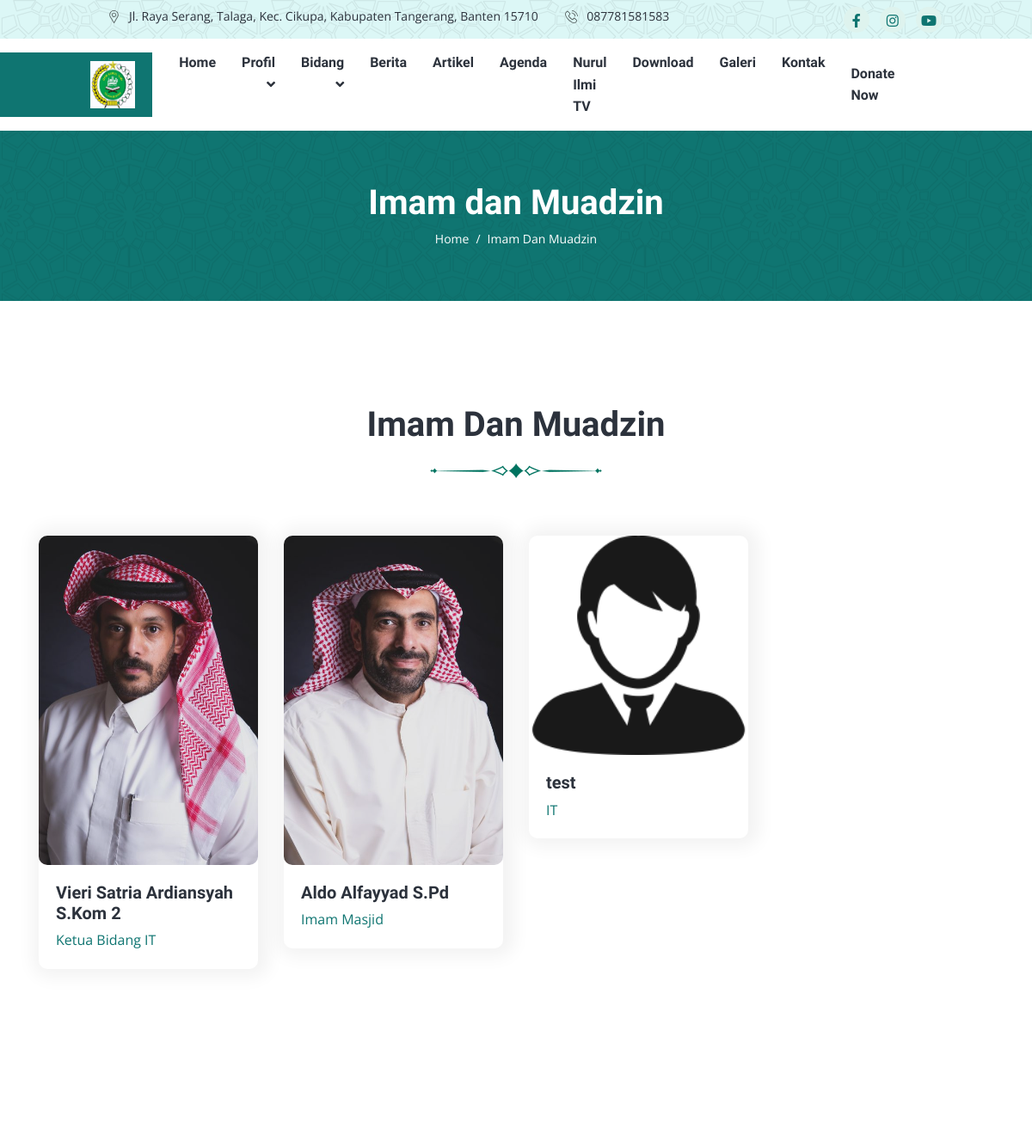
The app's page /index.php/imam (upper part), older data.
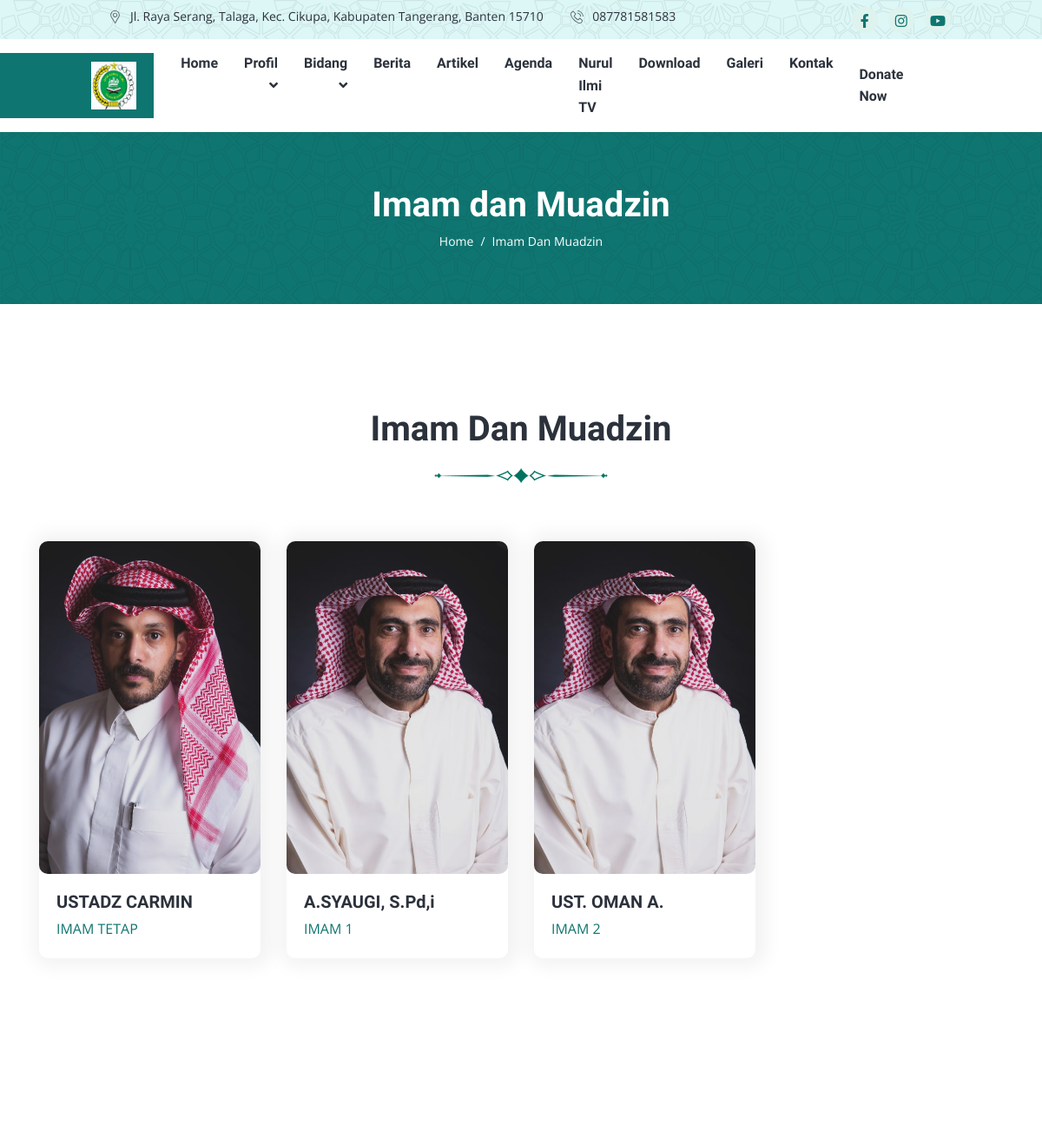
The same page, newer data.
### tables this page shows
CREATE TABLE `tbl_setting` (
  `id_setting` int(11) NOT NULL,
  `id_jadwal` int(11) NOT NULL,
  `nama_masjid` varchar(100) NOT NULL,
  `alamat` text NOT NULL,
  `no_hp` varchar(14) NOT NULL,
  `link_alamat` text NOT NULL,
  `email` text NOT NULL,
  `logo` text NOT NULL,
  `banner1` text NOT NULL,
  `banner2` text NOT NULL,
  `banner3` text NOT NULL,
  `judul1` varchar(100) NOT NULL,
  `judul2` varchar(100) NOT NULL,
  `judul3` varchar(100) NOT NULL,
  `sosmed1` text NOT NULL,
  `sosmed2` text NOT NULL,
  `sosmed3` text NOT NULL,
  `ayat_quran` varchar(100) NOT NULL,
  `artinya` text NOT NULL,
  `surah` varchar(100) NOT NULL
);

CREATE TABLE `tbl_imam` (
  `id_imam` int(11) NOT NULL,
  `nama` varchar(100) NOT NULL,
  `jabatan` varchar(100) NOT NULL,
  `foto` text NOT NULL,
  `link1` text NOT NULL,
  `link2` text NOT NULL,
  `link3` text NOT NULL,
  `tanggal` timestamp NOT NULL DEFAULT current_timestamp(),
  `alamat` text NOT NULL
);

### application/controllers/Imam.php (called while the page is built, shortened)
<?php
class Imam extends CI_Controller {
    public function __construct()
	{
		$this->load->model('Imam_model', 'imam');
		$this->load->model('Setting_model', 'setting');
	}
	public function index()
	{
        $data = [
            'judul' => 'Imam & Muadzin',
            'title' => 'Imam & Muadzin - Masjid Nurul Ilmi',
            'menu'  => 'imam',
            'data_imam' => $this->imam->getDataImam(),
			'data_setting' => $this->setting->getDataSetting()
        ];
		$this->load->view('webpage/v_imam', $data);
	}
}

### index.php (called while the page is built, shortened)
<?php
require_once BASEPATH.'core/CodeIgniter.php';

### application/models/Imam_model.php (called while the page is built, shortened)
<?php
class Imam_model extends CI_Model {
	var $table = 'tbl_imam';
    public function getDataImam()
	{
		return $this->db->get($this->table)->result();
	}
}

### application/models/Setting_model.php (called while the page is built, shortened)
<?php
class Setting_model extends CI_Model {
    public function getDataSetting()
	{
        $this->db->select('a.*, b.*');
        $this->db->from('tbl_setting a');
        $this->db->join('tbl_jadwal b', 'b.id_jadwal = a.id_jadwal', 'left');
		return $this->db->get()->result();
	}
}

### application/views/webpage/v_imam.php (the view, shortened to what this page needs)
<!DOCTYPE html>
<html lang="en">
<head>
    <link rel="stylesheet" href="https://cdnjs.cloudflare.com/ajax/libs/font-awesome/6.5.1/css/all.min.css"
 />
    <link rel="stylesheet" href="<?= base_url('frontend/') ?>assets/css/app.min.css">
</head>
<body>
    <header class="header-area">
        <?php $this->load->view('layout/header.php') ?>
    </header>
    <div class="page-title-area py-lg-6 py-5 bg-image-pattern">
        <div class="container">
            <div class="page-title-wrapper text-center">
                <h1 class="text-white mb-2">Imam dan Muadzin</h1>
                <nav class="page-breadcrumb">
                    <ol class="breadcrumb">
                        <li class="breadcrumb-item"><a href='<?= base_url('home') ?>'>Home</a></li>
                        <li class="breadcrumb-item active">Imam Dan Muadzin</li>
                    </ol>
                </nav>
            </div>
        </div>
    </div>
    <div class="team-area py-lg-10 py-8">
        <div class="container">
            <div class="section-title text-center mb-4">
                <h2 class="h1">Imam Dan Muadzin</h2>
            </div>
            <?php if(!empty($data_imam)) : ?>
            <div class="row">
                <?php foreach($data_imam as $imam) : ?>
                <div class="col-sm-6 col-lg-3">
                    <div class="team-item mt-4">
                        <div class="team-image">
                            <?php if(!empty($imam->foto)) : ?>
                            <img src="<?= base_url('upload/imam/'.$imam->foto) ?>" alt="title">
                            <?php else: ?>
                            <img src="<?= base_url('upload/default.png') ?>" alt="">
                            <?php endif; ?>
                        </div>
                        <div class="team-content">
                            <h5><?= $imam->nama ?></h5>
                            <span class="text-primary"><?= $imam->jabatan ?></span>
                        </div>
                    </div>
                </div>
                <?php endforeach; ?>
            </div>
            <?php else: ?>
            <h3 class="text-center text-danger">"Data Imam Dan Muadzin Belum Ada"</h3>
            <?php endif; ?>
        </div>
    </div>
    <?php $this->load->view('layout/footer') ?>
</body>
</html>

### application/views/layout/header.php (shortened to what this page needs)
<div class="header-top bg-light bg-image-pattern px-xl-8 py-2">
    <div class="container">
        <div class="header-top-wrapper">
            <?php foreach($data_setting as $setting) : ?>
            <ul class="navbar-address list-inline m-0">
                <li class="list-inline-item"><span class="icon"><img
                            src="<?= base_url('frontend/') ?>assets/images/location-icon.svg"
                            alt="title"></span><?= strip_tags(character_limiter($setting->alamat, 70)); ?></li>
                <li class="list-inline-item"><span class="icon"><img
                            src="<?= base_url('frontend/') ?>assets/images/phone-icon.svg"
                            alt="title"></span><?= $setting->no_hp ?>
                </li>
            </ul>
            <ul class="navbar-social list-inline m-0">
                <li class="list-inline-item"><a href="<?= $setting->sosmed1 ?>"><i class="fab fa-facebook-f"></i></a>
                </li>
                <li class="list-inline-item"><a href="<?= $setting->sosmed2 ?>"><i class="fab fa-instagram"></i></a>
                </li>
                <li class="list-inline-item"><a href="<?= $setting->sosmed3 ?>"><i class="fab fa-youtube"></i></a>
                </li>
            </ul>
            <?php endforeach; ?>
        </div>
    </div>
</div>
<div class="header-bottom bg-white px-xl-8">
    <nav class="container">
        <div class="header-navbar navbar navbar-expand-lg">
            <?php foreach($data_setting as $setting) : ?>
            <a class='navbar-brand' target="_blank" href="<?= base_url('upload/setting/'.$setting->logo) ?>"><img
                    src="<?= base_url('upload/setting/'.$setting->logo) ?>" alt="images"></a>
            <?php endforeach; ?>
            <div class="collapse navbar-collapse" id="navbar-menu">
                <nav class="navbar-meanmenu">
                    <ul class="navbar-nav ms-auto">
                        <li class="nav-item"> <a class='nav-link' href="<?= base_url('home') ?>">Home</a></li>
                        <li class="nav-item">
                            <a class='nav-link toogler' href='#'> Profil </a>
                        </li>
                        <li class="nav-item">
                            <a class='nav-link toogler' href="#" id="bidang"> Bidang </a>
                        </li>
                        <li class="nav-item"> <a class='nav-link'
                                href='<?= base_url('blog/kategori/berita') ?>'>Berita</a></li>
                        <li class="nav-item"> <a class='nav-link' href="<?= base_url('blog') ?>">Artikel</a>
                        </li>
                        <li class="nav-item"> <a class='nav-link' href="<?= base_url('agenda') ?>">Agenda</a>
                        </li>
                        <li class="nav-item"> <a class='nav-link' href="<?= base_url('video') ?>">Nurul Ilmi
                                TV</a></li>
                        <li class="nav-item"> <a class='nav-link' href="<?= base_url('download') ?>">Download</a></li>
                        <li class="nav-item"> <a class='nav-link' href="<?= base_url('galeri') ?>">Galeri</a></li>
                        <li class="nav-item"> <a class='nav-link' href="<?= base_url('kontak') ?>">Kontak</a>
                        </li>
                    </ul>
                </nav>
                <ul class="navbar-nav align-items-center ms-auto">
                    <li class="nav-item">
                        <a class='nav-link me-4' href="#" id="donate">Donate Now</a>
                    </li>
                </ul>
            </div>
        </div>
    </nav>
</div>

### application/views/layout/footer.php (shortened to what this page needs)
<footer class="footer-area pt-8">
</footer>

Row changes from the older to the newer data that the page shows:
removed tbl_imam: nama "test", jabatan "IT"
changed tbl_imam: nama "Vieri Satria Ardiansyah S.Kom 2" → "USTADZ CARMIN"; jabatan "Ketua Bidang IT" → "IMAM TETAP"
added tbl_imam: foto (picture), nama "A.SYAUGI, S.Pd,i", jabatan "IMAM 1"
changed tbl_imam: nama "Aldo Alfayyad S.Pd" → "UST. OMAN A."; jabatan "Imam Masjid" → "IMAM 2"
